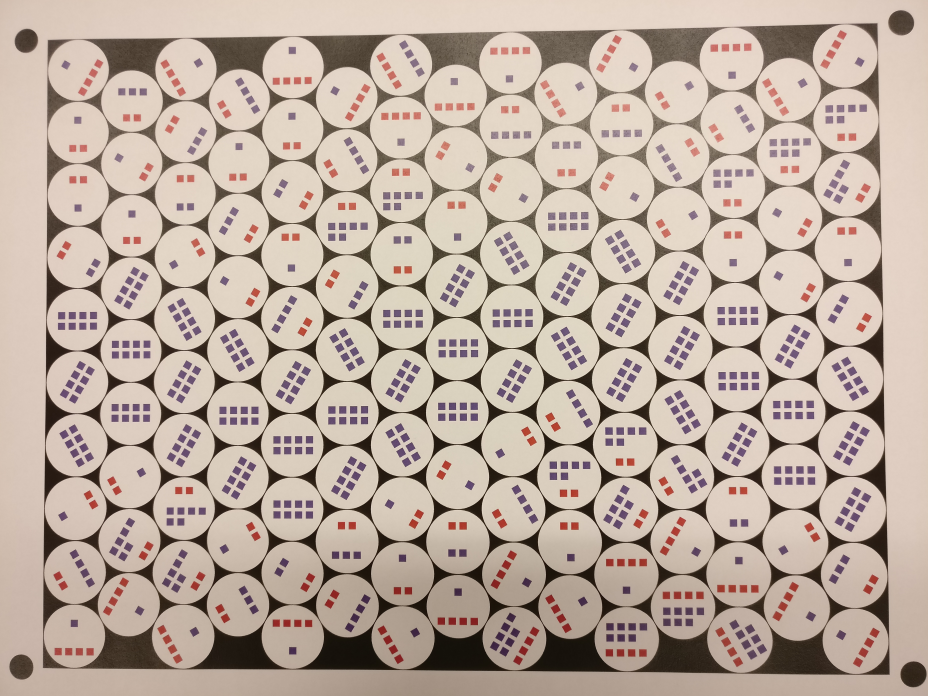
#> input picture marker4.jpg, 4640 x 3480 px (shown at 1/5 size)
$ python processImage_elaborate.py   (older library calls are emulated)
#> lines starting #> are read from the running program, lines starting #| are printed output that depends on the picture; after the words box and inside, x2 and y2 are one past the last pixel; in counts of white or black regions, pixels touching at a corner belong together
### gridCalibration_elaborate.py
# -*- coding: utf-8 -*-
"""
Created on Thu Jan  3 10:49:34 2019

@author: haanrj
"""

import cv2
import numpy as np
import os

def detectCorners(filename):
    # find and create new paths for storing process images if these do not exists
#> called with filename = 'marker4.jpg'
    dir_path = dir_path = os.path.dirname(os.path.realpath(__file__))
    pic_path = os.path.join(dir_path, 'processing_files')
    try:
        # Create target Directory
        os.mkdir(pic_path)
        print("Directory " , pic_path ,  " Created ")
    except FileExistsError:
        print("Directory " , pic_path ,  " already exists, files stored anyway")

    canvas = []
    img = cv2.imread(filename) # load image
#> img is the input picture: shape (3480, 4640, 3); mean B, G, R 161.2, 173.1, 189.9
    cv2.imwrite(os.path.join(pic_path, '00_Original_image_for_calibration.jpg'), img) # store grayscale image
    gray = cv2.cvtColor(img,cv2.COLOR_BGR2GRAY) # convert image to grayscale
    cv2.imwrite(os.path.join(pic_path, '01_Calibration_image_grayscale.jpg'), gray) # store grayscale image
    blur = cv2.GaussianBlur(gray,(5,5),0) # flur grayscale image
    ret, thresh = cv2.threshold(blur, 0, 255, cv2.THRESH_BINARY+cv2.THRESH_OTSU) # threshold grayscale image as binary
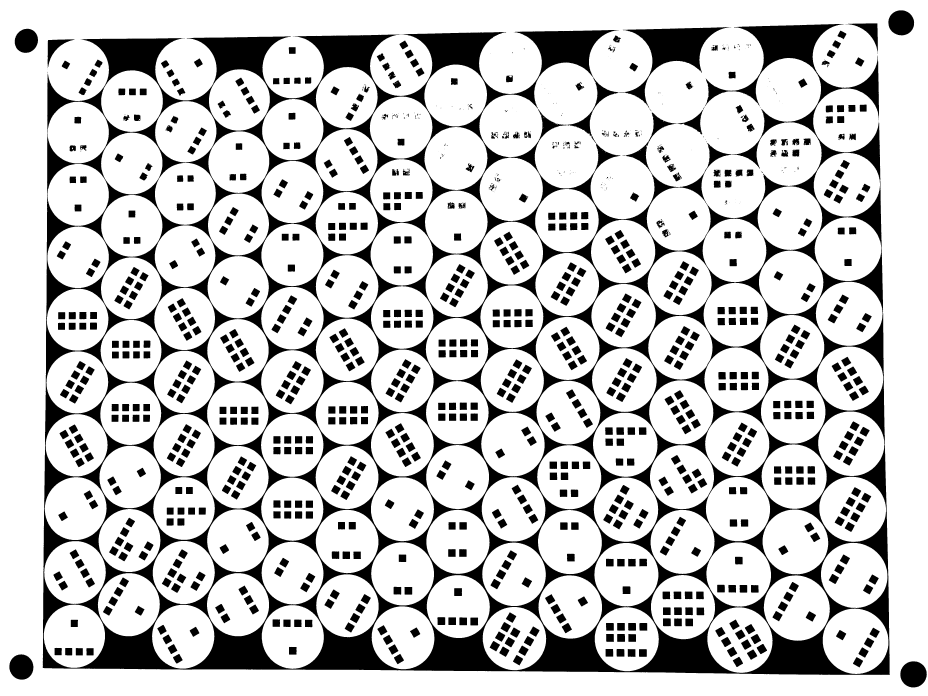
#> thresh: shape (3480, 4640) (shown at 1/5 size); 79.5% white; 1162 black regions (263 under 20 px), largest, box (x1, y1, x2, y2) and area: (214, 120, 4449, 3375) 2174730, (3114, 136, 3656, 540) 58447, (4502, 3307, 4634, 3437) 13529
#> ret = 138
    cv2.imwrite(os.path.join(pic_path, '02_Calibration_image_threshold.jpg'), thresh) # store threshold image

    # detect corner circles in the image (min/max radius ensures only finding those)
    circles = cv2.HoughCircles(thresh, cv2.HOUGH_GRADIENT, 1, 200, param1 = 50, param2 = 15, minRadius = 50, maxRadius = 70)
#> circles = [[4505.5, 114.5, 64], [4566.5, 3370.5, 65.4], [108.5, 3334.5, 62.9], [126.5, 200.5, 62.2]]

    # ensure at least some circles were found, such falesafes (also for certain error types) should be build in in later versions
    if circles is not None:
        # convert the (x, y) coordinates and radius of the circles to integers
        circles = np.round(circles[0, :]).astype("int")
#> circles = [[4506, 114, 64], [4566, 3370, 65], [108, 3334, 63], [126, 200, 62]]
        # loop over the (x, y) coordinates and radius of the circles
        for (x, y, r) in circles:
            cv2.circle(img, (x, y), r, (0, 255, 0), 4) # draw circle around detected corner
            cv2.rectangle(img, (x - 5, y - 5), (x + 5, y + 5), (0, 128, 255), -1) # draw rectangle at center of detected corner
            canvas.append([x, y]) # store corner coordinates
#> this loop made 4 passes
#> after the loop, canvas = [[4506, 114], [4566, 3370], [108, 3334], [126, 200]]
        cv2.imwrite(os.path.join(pic_path, '03_CornersDetected.jpg'), img) # store the corner detection image
        """
        # storing corners for the perspective warp, disabled

        with open('circles_real.txt', 'w') as f:
            for item in circles:
                f.write("%s\n" % item)
        print('stored')
        """
        return np.array(canvas), thresh, pic_path
    else:
        print('no circles')

def rotateGrid(canvas, img, pic_path):
    # get index of one of the two highest corners, store it and delete from array
    lowest_y = int(np.argmin(canvas, axis=0)[1:])
    top_corner1 = canvas[lowest_y:lowest_y+1][0]
    x1 = top_corner1[0]
    canvas = np.delete(canvas, (lowest_y), axis=0)

    # get index of the second top corner, store it and delete from array
    lowest_y = int(np.argmin(canvas, axis=0)[1:])
    top_corner2 = canvas[lowest_y:lowest_y+1][0]
    x2 = top_corner2[0]
    canvas = np.delete(canvas, (lowest_y), axis=0)

    # store the two bottom corners
    bottom_corner1 = canvas[0:1][0]
    x3 = bottom_corner1[0]
    bottom_corner2 = canvas[1:2][0]
    x4 = bottom_corner2[0]

    # sort corners along top left, top right, bottom left, bottom right
    if x1 > x2:
        top_left = top_corner2
        top_right = top_corner1
    else:
        top_left = top_corner1
        top_right = top_corner2
    if x3 > x4:
        bottom_left = bottom_corner2
        bottom_right = bottom_corner1
    else:
        bottom_left = bottom_corner1
        bottom_right = bottom_corner2

    # match image points to new corner points according to known ratio
    pts1 = np.float32([top_left,top_right,bottom_left,bottom_right])

    # this value needs changing according to image size
    img_y = 3000 # warped image height
    ratio = 1.3861874976470018770202169598726 # height/width ratio given current grid
    img_x = int(round(img_y * ratio)) # warped image width
    pts2 = np.float32([[0,0],[img_x,0],[0,img_y],[img_x,img_y]])
    perspective = cv2.getPerspectiveTransform(pts1,pts2)

    # warp image according to the perspective transform and store image
    warped = cv2.warpPerspective(img,perspective,(img_x,img_y))
    cv2.imwrite(os.path.join(pic_path, '04_warpedGrid.jpg'), warped)
    origins, radius = calcGrid(img_y, img_x, pic_path)
    return perspective, img_x, img_y, origins, radius

def calcGrid(height, width, pic_path):
    # determine size of grid circles from image and step size in x direction
    radius = int(round(height / 10))
    x_step = np.cos(np.deg2rad(30)) * radius
    origins = []

    # determine x and y coordinates of gridcells midpoints
    for a in range (1, 16): # range reflects gridsize in x direction
        x = int(round(x_step * a))
        for b in range (1,11): # range reflects gridsize in y direction
            if a % 2 == 0:
                if b == 10:
                    continue
                y = int(round(radius * b))
            else:
                y = int(round(radius * (b - 0.5)))
            origins.append([x, y])

    # backup x, y coordinates and gridcell numbers in a text file, unnecessary for script to work
    with open(os.path.join(pic_path, '05_grid_coordinates.txt'), 'w') as f:
        for item in origins:
            f.write("%s\n" % item)
    return np.array(origins), radius

"""
# this function draws the grid as calculated by calcGrid function. Not called in the script

def drawMask(origins, img):
    global count
    global radius
    r = int(round(radius / 2))
    for (x, y, count) in origins:
        # draw the circle in the output image, then draw a rectangle
        # corresponding to the center of the circle
        cv2.circle(img, (x, y), r, (0, 255, 0), 4)
        #cv2.rectangle(img, (x - 5, y - 5), (x + 5, y + 5), (0, 128, 255), -1)
        cv2.putText(img, str(count), (x - 50, y + 30), cv2.FONT_HERSHEY_SIMPLEX, 3, (0, 0, 255), 1)
    # save image with grid
    cv2.imwrite('drawGrid.jpg', img)
    print('success')
    return
"""

### processImage_elaborate.py
# -*- coding: utf-8 -*-
"""
Created on Thu Jan  3 16:49:15 2019

@author: haanrj
"""

import cv2
import numpy as np
import gridCalibration_elaborate as cali
import time
import os

def detectMarkers(file, pers, img_x, img_y, origins, r):
    # find and create new paths for storing process images if these do not exists
    dir_path = dir_path = os.path.dirname(os.path.realpath(__file__))
    pic_path = os.path.join(dir_path, 'processing_files')
    geo_path = os.path.join(dir_path, 'geometry_files')
    eco_path = os.path.join(dir_path, 'ecotopes_files')

    # if necessary, create the directories for storing files
    try:
        # Create target Directory
        os.mkdir(pic_path)
        print("Directory " , pic_path ,  " Created ")
    except FileExistsError:
        print("Directory " , pic_path ,  " already exists, files stored anyway")
    try:
        # Create target Directory
        os.mkdir(geo_path)
        print("Directory " , geo_path ,  " Created ")
    except FileExistsError:
        print("Directory " , geo_path ,  " already exists, files stored anyway")
    try:
        # Create target Directory
        os.mkdir(eco_path)
        print("Directory " , eco_path ,  " Created ")
    except FileExistsError:
        print("Directory " , eco_path ,  " already exists, files stored anyway")

    img = cv2.imread(file)
    warped = cv2.warpPerspective(img,pers,(img_x,img_y)) # warp image it to calibrated perspective
    blur = cv2.GaussianBlur(warped,(25,25),0) # blur image
    hsv = cv2.cvtColor(blur, cv2.COLOR_BGR2HSV) # convert image to HSV
    cv2.imwrite(os.path.join(pic_path, '06_processing_image_as_hsv.jpg'), hsv) # save HSV file to show status, unnecessary for script to work

    # set ranges for blue and red to create masks, may need updating
    lower_blue = (100, 0, 0) # lower bound for each channel
    upper_blue = (255, 120, 175) # upper bound for each channel
    lower_red = (0, 100, 100) # lower bound for each channel
    upper_red = (100, 255, 255) # upper bound for each channel

    # create the mask and use it to change the colors
    blue_mask = cv2.inRange(hsv, lower_blue, upper_blue)
    red_mask = cv2.inRange(hsv, lower_red, upper_red)

    # dilate resulting images to remove minor contours
    kernel = np.ones((7,7), np.uint8) # kernel for dilate function
    red_dilate = cv2.dilate(red_mask, kernel, iterations = 1) # dilate red
    blue_dilate = cv2.dilate(blue_mask, kernel, iterations = 1) #dilate blue
    cv2.imwrite(os.path.join(pic_path, '07_red_mask_dilated.jpg'), red_dilate) # save dilated red, unnecessary for script to work
    cv2.imwrite(os.path.join(pic_path, '08_blue_mask_dilated.jpg'), blue_dilate) # save dilated blue, unnecessary for script to work

    # process input variables
    r = int(round(r / 2)) # convert diameter to actual radius as int value
    safe_r = int(round(r*0.95)) # slightly lower radius to create a mask that removes contours from slight grid misplacement
    mask = np.zeros((2*r, 2*r), dtype = "uint8") # empty mask of grid cell size
    cv2.circle(mask, (r, r), safe_r, (255, 255, 255), -1) # circle for mask, centered with safe radius

    d = 0 # counter for filenames and cell numbers. Storing files is not necessary for script to work
    cell = [] # empty list for current state of cells

    # for loop that analyzes all grid cells
    for (x, y) in origins:
        d += 1 # increase counter by 1 for filenames

        # get region of interest (ROI) for red (geometry) and analyse number of contours (which identifies the markers) found
        roiGeo = red_dilate[y-r:y+r, x-r:x+r] # region on interest for cell number d
        maskedImgGeo = cv2.bitwise_and(roiGeo, roiGeo, mask = mask) # mask the ROI to eliminate adjacent grid cells
        im1, contoursGeo, hierarchy1 = cv2.findContours(maskedImgGeo,cv2.RETR_CCOMP,cv2.CHAIN_APPROX_SIMPLE) # find contours within masked ROI
        cv2.drawContours(maskedImgGeo, contoursGeo, -1, (130,130,130), 3) # draw contours, not necessary for script to work

        # same as above for blue (ecotopes) as above
        roiEco = blue_dilate[y-r:y+r, x-r:x+r]
        maskedImgEco = cv2.bitwise_and(roiEco, roiEco, mask = mask)
        im2, contoursEco, hierarchy2 = cv2.findContours(maskedImgEco,cv2.RETR_CCOMP,cv2.CHAIN_APPROX_SIMPLE)
        cv2.drawContours(maskedImgEco, contoursEco, -1, (130,130,130), 3)

        # store each analyzed ROI, not necessary for the script to work
        filenameGeo = 'geo_roi_%d.jpg'%d
        filenameEco = 'eco_roi_%d.jpg'%d
        cv2.imwrite(os.path.join(geo_path, filenameGeo), maskedImgGeo)
        cv2.imwrite(os.path.join(eco_path, filenameEco), maskedImgEco)

        """
        *** Voorlopig obsolete code i.v.m. wijziging direct naar cell lijst i.p.v. eerst in aparte list
        wegschrijven ***

        deze code fixed in dit geval de net missers (niet gesloten contouren), maar is niet robuust.
        Dit zit hem niet in de calbiratie, maar in de controle over licht. De gebruikte foto is slecht
        verlicht (donker), heeft reflectie en delen met schaduw. Volgende stap is het maken en updaten
        van foto's (spelstatus) testen, inclusief fysiek met speelstenen, verschillende invalshoeken
        en lichtinval.

        Bij gebruik van onderstaande regels wel de twee regels onder dit comment block weghalen.

        if len(contoursGeo) > 4:
            geometry.append(4)
        else:
            geometry.append(len(contoursGeo))
        if len(contoursEco) > 8:
            ecotopes.append(8)
        else:
            ecotopes.append(len(contoursEco))
        """

        cell.append([d, len(contoursGeo), len(contoursEco)])

    cell = np.array(cell) # convert list to a numpy array
    # export cell status to a text file
    with open(os.path.join(pic_path, '09_cell_status.txt'), 'w') as f:
        for item in cell:
            f.write("%s\n" % item)

start = time.time() # start performance timer
filename = 'marker4.jpg'
canvas, thresh, pic_path = cali.detectCorners(filename) # image name for calibration (would be first image pre-session)
calibration = time.time() # calibration performance timer
pers, img_x, img_y, origins, radius = cali.rotateGrid(canvas, thresh, pic_path) # store calibration values as global variables
#> in rotateGrid, `lowest_y = int(np.argmin(canvas, axis=0)[1:])`: lowest_y = 0
#> in rotateGrid, `top_corner1 = canvas[lowest_y:lowest_y+1][0]`: top_corner1 = [4506, 114]
#> in rotateGrid, `x1 = top_corner1[0]`: x1 = 4506
#> in rotateGrid, `canvas = np.delete(canvas, (lowest_y), axis=0)`: canvas = [[4566, 3370], [108, 3334], [126, 200]]
#> in rotateGrid, `lowest_y = int(np.argmin(canvas, axis=0)[1:])`: lowest_y = 2
#> in rotateGrid, `top_corner2 = canvas[lowest_y:lowest_y+1][0]`: top_corner2 = [126, 200]
#> in rotateGrid, `x2 = top_corner2[0]`: x2 = 126
#> in rotateGrid, `canvas = np.delete(canvas, (lowest_y), axis=0)`: canvas = [[4566, 3370], [108, 3334]]
#> in rotateGrid, `bottom_corner1 = canvas[0:1][0]`: bottom_corner1 = [4566, 3370]
#> in rotateGrid, `x3 = bottom_corner1[0]`: x3 = 4566
#> in rotateGrid, `bottom_corner2 = canvas[1:2][0]`: bottom_corner2 = [108, 3334]
#> in rotateGrid, `x4 = bottom_corner2[0]`: x4 = 108
#> in rotateGrid, `top_left = top_corner2`: top_left = [126, 200]
#> in rotateGrid, `top_right = top_corner1`: top_right = [4506, 114]
#> in rotateGrid, `bottom_left = bottom_corner2`: bottom_left = [108, 3334]
#> in rotateGrid, `bottom_right = bottom_corner1`: bottom_right = [4566, 3370]
#> in rotateGrid, `pts1 = np.float32([top_left,top_right,bottom_left,bottom_right])`: pts1 = [[126, 200], [4506, 114], [108, 3334], [4566, 3370]]
#> in rotateGrid, `perspective = cv2.getPerspectiveTransform(pts1,pts2)`: perspective = [[0.989, 0.00568, -125.7], [0.0192, 0.976, -197.6], [8.97e-06, 5.58e-06, 1]]
#> in rotateGrid, `warped = cv2.warpPerspective(img,perspective,(img_x,img_y))`:
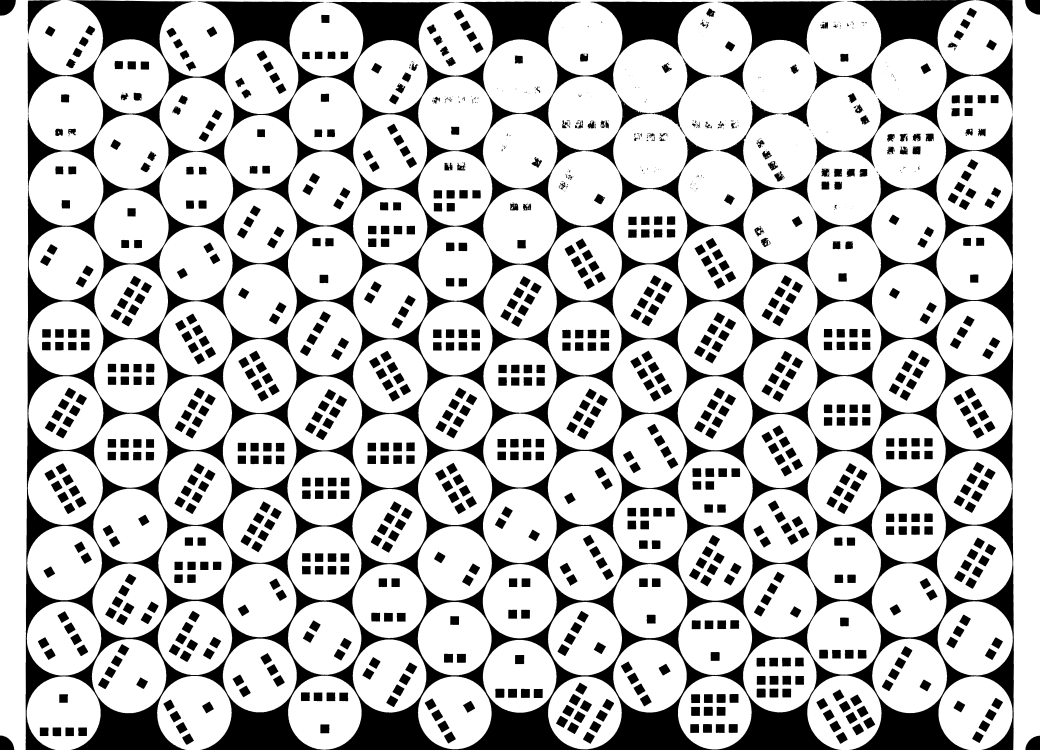
#> warped: shape (3000, 4159) (shown at 1/4 size); min 0, max 255, mean 196.3
#> pers has the same summary as perspective in rotateGrid; img_x = 4159; img_y = 3000; origins = 143 pairs, first value 260 to 3897, second value 150 to 2850; radius = 300
detectMarkers(filename, pers, img_x, img_y, origins, radius) # initiate the image processing function
#> in detectMarkers, `warped = cv2.warpPerspective(img,pers,(img_x,img_y))`:
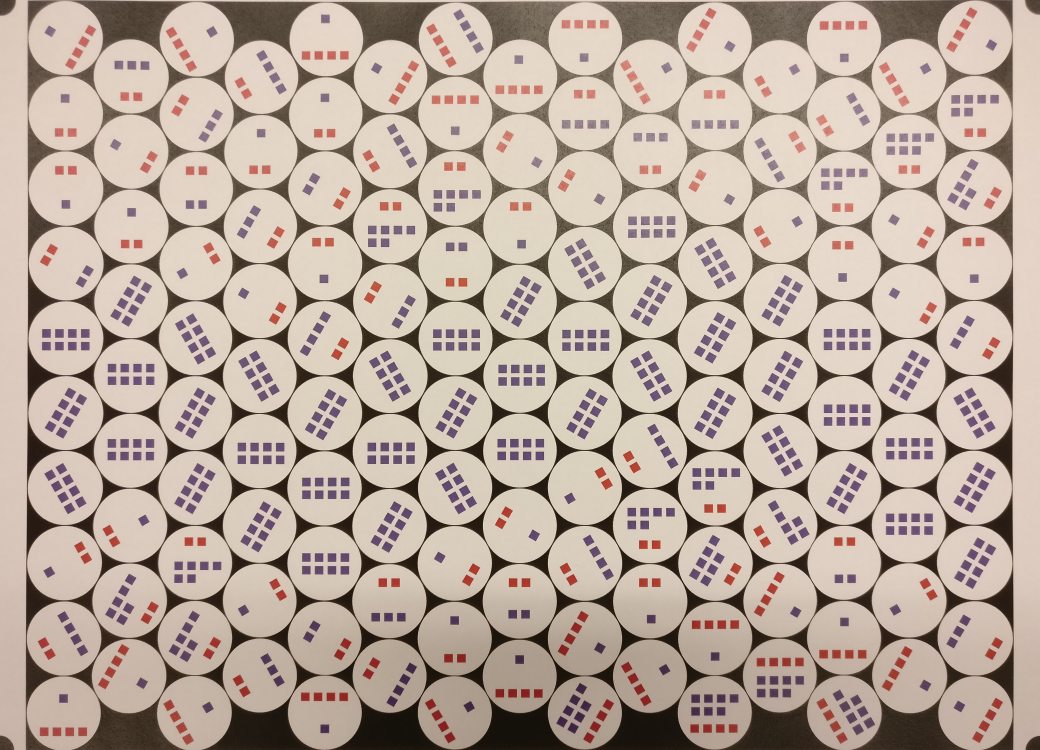
#> warped: shape (3000, 4159, 3) (shown at 1/4 size); mean B, G, R 159.2, 170.9, 187.6
#> in detectMarkers, `blue_dilate = cv2.dilate(blue_mask, kernel, iterations = 1)`:
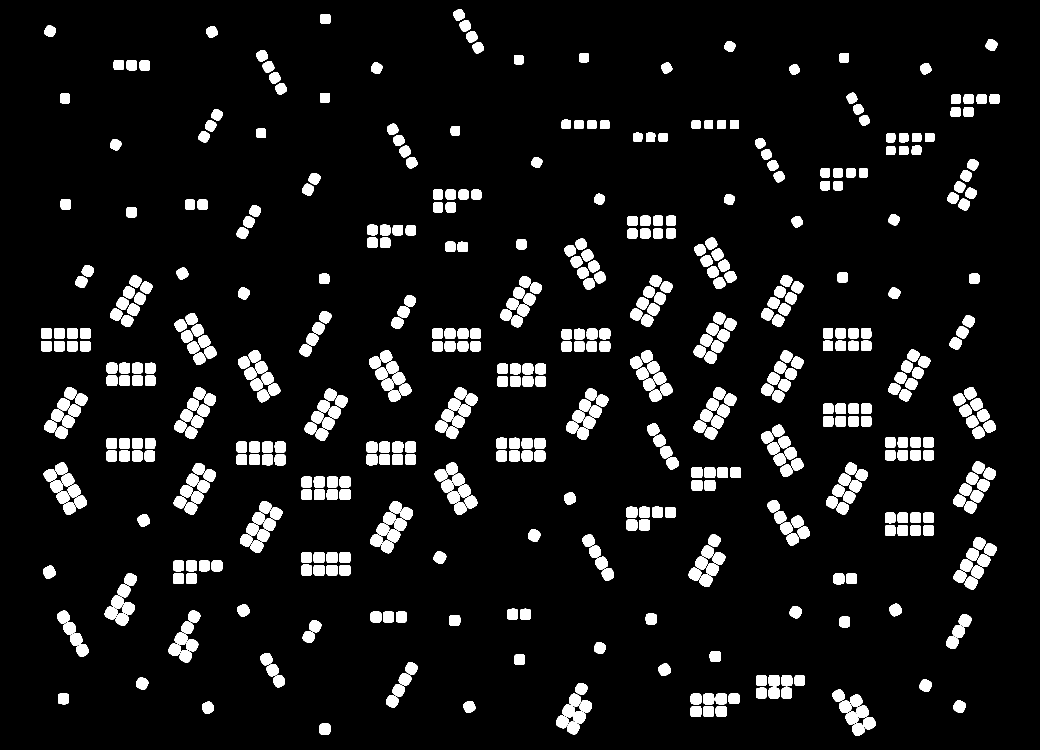
#> blue_dilate: shape (3000, 4159) (shown at 1/4 size); 8.3% white; 609 white regions, largest, box (x1, y1, x2, y2) and area: (228, 2443, 279, 2494) 1958, (3383, 2847, 3433, 2898) 1956, (254, 2488, 304, 2538) 1946
#> in detectMarkers, `r = int(round(r / 2))`: r = 150
#> in detectMarkers, `safe_r = int(round(r*0.95))`: safe_r = 142
#> in detectMarkers, `cv2.circle(mask, (r, r), safe_r, (255, 255, 255), -1)`:
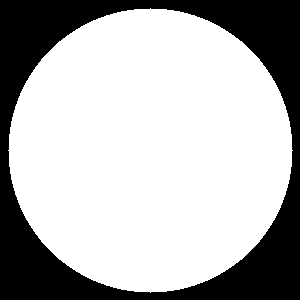
#> mask: shape (300, 300); 70.3% white; 1 black region, box (x1, y1, x2, y2) and area: (0, 0, 300, 300) 26695
#> the loop in detectMarkers, `for (x, y) in origins:` made 143 passes
#> (x, y, filenameGeo, filenameEco) on passes 1 to 8: (260, 150, 'geo_roi_1.jpg', 'eco_roi_1.jpg'), (260, 450, 'geo_roi_2.jpg', 'eco_roi_2.jpg'), (260, 750, 'geo_roi_3.jpg', 'eco_roi_3.jpg'), (260, 1050, 'geo_roi_4.jpg', 'eco_roi_4.jpg'), (260, 1350, 'geo_roi_5.jpg', 'eco_roi_5.jpg'), (260, 1650, 'geo_roi_6.jpg', 'eco_roi_6.jpg'), (260, 1950, 'geo_roi_7.jpg', 'eco_roi_7.jpg'), (260, 2250, 'geo_roi_8.jpg', 'eco_roi_8.jpg')
#> pass 1, in detectMarkers, `cv2.imwrite(os.path.join(eco_path, filenameEco), maskedImgEco)`:
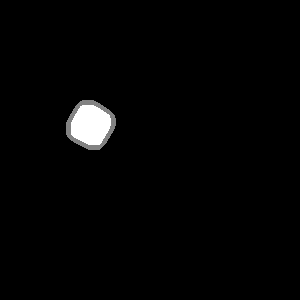
#> saved as eco_roi_1.jpg: shape (300, 300); min 0, max 255, mean 4.4
#> after the loop in detectMarkers, `for (x, y) in origins:`:
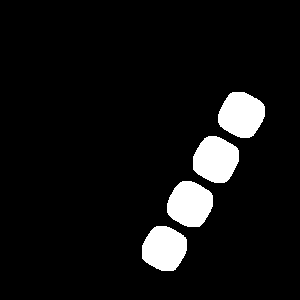
#> roiGeo: shape (300, 300); 7.2% white; 4 white regions, box (x1, y1, x2, y2) and area: (193, 136, 239, 183) 1649, (218, 92, 265, 138) 1637, (167, 181, 213, 227) 1620, (142, 226, 187, 271) 1574
#> after the loop in detectMarkers, `for (x, y) in origins:`: cell = 143 items, first 6: [1, 4, 1], [2, 2, 1], [3, 2, 1], [4, 2, 2], [5, 0, 8], [6, 0, 8]; d = 143
#> in detectMarkers, `cell = np.array(cell)`: cell = 143 rows, first 8: [1, 4, 1], [2, 2, 1], [3, 2, 1], [4, 2, 2], [5, 0, 8], [6, 0, 8], [7, 0, 8], [8, 2, 1]
#> the loop in detectMarkers, `for item in cell:` made 143 passes
end = time.time() # end performance timer
print('calibration time:', calibration-start) # print calibration performance time
print('image processing time:', end-calibration) # print image processing performance time
